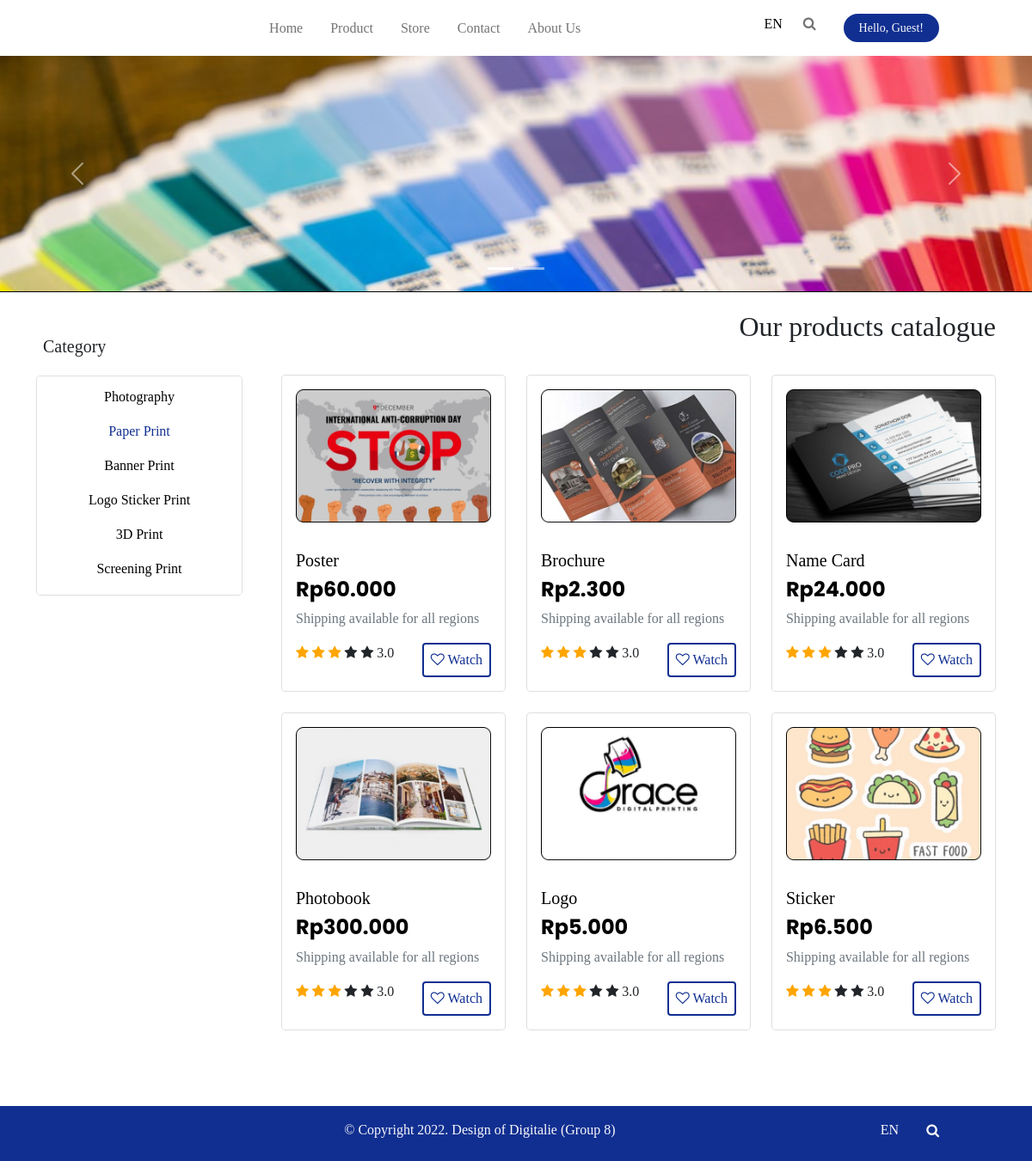
/products.php, run on the app's committed database.
### tables this page shows
CREATE TABLE `produk` (
  `id` int(11) NOT NULL,
  `nama_produk` varchar(255) NOT NULL,
  `deskripsi` varchar(255) NOT NULL,
  `harga_beli` int(11) NOT NULL,
  `harga_jual` int(11) NOT NULL,
  `gambar_produk` varchar(255) NOT NULL,
  `duration` int(50) NOT NULL
);

### products.php (the view, shortened to what this page needs)
<?php
include_once 'conn.php';
if (!isset($_SESSION['id']) == FALSE) {
    $sql = "SELECT id, fname, lname, email, password, phone, address, role FROM users WHERE id = '$_SESSION[id]'";
} else {
    $sql = "SELECT id, fname, lname, email, password, phone, address, role FROM users";
}
$result = $conn->query($sql);
$row = $result->fetch_assoc();
?>
<!doctype html>
<html lang="en">
<head>
    <link rel="stylesheet" href="assets/font/font-face.css">
    <link rel="stylesheet" href="bootstrap_custom.css">
    <link rel="stylesheet" href="style.css">
    <link rel="stylesheet" href="https://cdnjs.cloudflare.com/ajax/libs/font-awesome/4.7.0/css/font-awesome.min.css">
    <link href="https://cdn.jsdelivr.net/npm/bootstrap@5.1.3/dist/css/bootstrap.min.css" rel="stylesheet">
</head>
<body>
    <nav class="navbar navbar-expand-md navbar-light px-6 font-regular" id="navbar">
        <div class="container-fluid">
            <div class="collapse navbar-collapse" id="navbarsExample04">
                <ul class="navbar-nav mx-auto mb-2 mb-md-0">
                    <?php if (isset($_SESSION['role']) && $_SESSION['role'] == "admin") {
                    ?>
                        <?php
                        echo "<li class='nav-item mx-2'><a class='nav-link' aria-current='page' href='index_product.php'>Add Product</a></li><li class='nav-item mx-2'><a class='nav-link' aria-current='page' href='index_material.php'>Add Material</a></li>";
                        ?>
                    <?php } else { ?>
                        <li class="nav-item mx-2">
                            <a class="nav-link" aria-current="page" href="main.php">Home</a>
                        </li>
                        <li class="nav-item mx-2 dropdown">
                            <a class="nav-link dropdown" href="" id="navbarDarkDropdownMenuLink" role="button" data-bs-toggle="dropdown" aria-expanded="false">Product</a>
                        </li>
                        <li class="nav-item mx-2">
                            <a class="nav-link" href="main.php#jump-ourstore">Store</a>
                        </li>
                        <li class="nav-item mx-2">
                            <a class="nav-link" href="main.php#jump-contact">Contact</a>
                        </li>
                        <li class="nav-item mx-2">
                            <a class="nav-link" href="main.php#jump-aboutus">About Us</a>
                        </li>
                    <?php }  ?>
                </ul>
                <ul class="navbar-nav">
                    <li class="nav-item dropdown">
                        <a class="nav-link dropdown font-semibold text-black" href="#" id="navbarDarkDropdownMenuLink" role="button" data-bs-toggle="dropdown" aria-expanded="false">
                            EN
                        </a>
                    </li>
                    <li class="nav-item mx-2">
                        <a class="nav-link" id="search-button" href="#searchForm" data-target="#searchForm" role="button" aria-expanded="false" data-bs-toggle="collapse">
                            <i class="fa fa-search"></i>
                        </a>
                    </li>
                    <li class="nav-item dropdown mx-2">
                        <a class="nav-link dropdown font-semibold text-black" href="#" id="navbarDarkDropdownMenuLink" role="button" data-bs-toggle="dropdown" aria-expanded="false">
                            <?php if (isset($_SESSION['role']) && $_SESSION['role']) {
                            ?>
                                <?php
                                echo "<button class='btn btn-sm font-medium button-theme text-light rounded-pill px-3' type='button'>Hello, " . $row['fname'] . "!" . "</button>";
                                ?>
                            <?php } else { ?>
                                <button class="btn btn-sm font-medium button-theme text-light rounded-pill px-3" type="button">Hello, Guest!</button>
                            <?php }  ?>
                        </a>
                    </li>
            </div>
        </div>
    </nav>
    <div id="carouselExampleIndicators" class="carousel slide" data-bs-ride="carousel">
        <div class="carousel-indicators">
            <button type="button" data-bs-target="#carouselExampleIndicators" data-bs-slide-to="0" class="active" aria-current="true" aria-label="Slide 1"></button>
            <button type="button" data-bs-target="#carouselExampleIndicators" data-bs-slide-to="1" aria-label="Slide 2"></button>
        </div>
        <div class="carousel-inner">
            <div class="carousel-item active">
                <img src="assets/carousel/carousel1.jpg" class="d-block w-100" alt="...">
            </div>
        </div>
        <button class="carousel-control-prev" type="button" data-bs-target="#carouselExampleIndicators" data-bs-slide="prev">
            <span class="carousel-control-prev-icon" aria-hidden="true"></span>
        </button>
        <button class="carousel-control-next" type="button" data-bs-target="#carouselExampleIndicators" data-bs-slide="next">
            <span class="carousel-control-next-icon" aria-hidden="true"></span>
        </button>
    </div>
    <div class="container bg">
        <div class="row">
            <div class="col-md-3 py-5">
                <div class="header font-semibold ps-2 fs-5" style="margin-bottom: 1.2rem;">
                    Category
                </div>
                <div class="card rounded-3 py-1 scroll-sidebar" style="width: 15rem;">
                    <ul class="list-group list-group-flush font-regular text-center">
                        <li class="list-group-item border-0"><a href="#" class="text-decoration-none text-black px-2">Photography</a></li>
                        <li class="list-group-item border-0"><a href="#" class="text-decoration-none px-2 blue-theme">Paper Print</a></li>
                        <li class="list-group-item border-0"><a href="#" class="text-decoration-none text-black px-2">Banner Print</a></li>
                        <li class="list-group-item border-0"><a href="#" class="text-decoration-none text-black px-2">Logo Sticker Print</a></li>
                        <li class="list-group-item border-0"><a href="#" class="text-decoration-none text-black px-2">3D Print</a></li>
                        <li class="list-group-item border-0"><a href="#" class="text-decoration-none text-black px-2">Screening Print</a></li>
                        <li class="list-group-item border-0"><a href="#" class="text-decoration-none text-black px-2">Card Print</a></li>
                    </ul>
                </div>
            </div>
            <div class="col-md-9">
                <div class="header font-semibold py-3 fs-2 text-end">
                    Our products catalogue
                </div>
                <div class="row row-cols-1 row-cols-md-3 g-4 py-3 mb-5">
                    <?php
                    $produk = mysqli_query($conn, "SELECT * FROM produk ORDER BY id ASC LIMIT 6");
                    if (mysqli_num_rows($produk) > 0) {
                        while ($p = mysqli_fetch_array($produk)) {
                    ?>
                            <div class="col">
                                <div class="card h-100 rounded-3 img-hover-zoom">
                                    <a href="checkout.php?id=<?= $p['id'] ?>"><img src="gambar/<?php echo $p['gambar_produk']; ?>" class="card-img-top py-3 px-3" alt="..."></a>
                                    <div class="card-body">
                                        <a href="#" class="text-decoration-none text-black blue-hover">
                                            <h5 class="card-title font-medium"><?php echo $p['nama_produk']; ?></h5>
                                            <h4 class="card-price font-bold">Rp<?php echo number_format($p['harga_jual'], 0, ',', '.'); ?></h2>
                                        </a>
                                        <p class="card-text font-regular text-secondary"><?php echo $p['deskripsi']; ?></p>
                                        <div class="d-flex justify-content-between">
                                            <div class="rating font-regular">
                                                <span class="fa fa-star checked"></span>
                                                <span class="fa fa-star checked"></span>
                                                <span class="fa fa-star checked"></span>
                                                <span class="fa fa-star"></span>
                                                <span class="fa fa-star"></span>
                                                3.0
                                            </div>
                                            <a href="checkout.php?id=<?= $p['id'] ?>"><button class="btn button-theme2 font-regular px-2"><i class="fa fa-heart-o" aria-hidden="true"></i> Watch</button></a>
                                        </div>
                                    </div>
                                </div>
                            </div>
                        <?php }
                    } else { ?>
                        <p>No product available.</p>
                    <?php } ?>
                </div>
            </div>
        </div>
    </div>
    <footer>
        <nav class="navbar bottom navbar-expand-sm navbar-dark blue-background px-6 pb-3">
            <div class="container-fluid">
                <div class="text-light font-regular">© Copyright 2022. Design of Digitalie (Group 8)</div>
                <ul class="navbar-nav">
                    <li class="nav-item dropup mx-2">
                        <a class="nav-link dropup font-semibold text-light" href="#" id="navbarDarkDropdownMenuLinkBottom" role="button" data-bs-toggle="dropdown" aria-expanded="false">
                            EN
                        </a>
                    </li>
                    <li class="nav-item mx-2">
                        <a class="nav-link" id="search-button" href="#searchForm" data-target="#searchForm" role="button" aria-expanded="false" data-bs-toggle="collapse">
                            <i class="fa fa-search text-light"></i>
                        </a>
                    </li>
                </ul>
            </div>
        </nav>
    </footer>
</body>
</html>

### style.css (style rules this page uses)
:root { --blue-theme: #112f91; }
body { margin: 0; padding: 0; }
html { scroll-behavior: smooth !important; }
html,body { overflow-x: hidden; }
.blue-theme { color: var(--blue-theme); }
.blue-background { background-color: var(--blue-theme); }
.container { margin-bottom: 0; }
.active { border-bottom: 1px solid black; transition: 0.5s; }
#navbarsExample04 { transition: height 0.35s ease; }
.font-bold { font-family: "Poppins Bold"; }
.font-semibold { font-family: "Poppins Semibold"; }
.font-regular { font-family: "Poppins Regular"; }
.font-medium { font-family: "Poppins Medium"; }
.checked { color: orange; }
.button-theme { background-color: var(--blue-theme) !important; border: 2px solid var(--blue-theme) !important; }
.button-theme2 { color: var(--blue-theme) !important; background-color: white !important; border: 2px solid var(--blue-theme) !important; }
.scroll-sidebar { max-height: 16rem; overflow-y: auto; }
.img-hover-zoom { height: 300px overflow: hidden; }
.img-hover-zoom img { transition: transform .2s ease; }

### data on the page
produk: gambar_produk (picture), nama_produk "Poster", harga_jual "60.000", deskripsi "Shipping available for all regions"
produk: gambar_produk (picture), nama_produk "Brochure", harga_jual "2.300", deskripsi "Shipping available for all regions"
produk: gambar_produk (picture), nama_produk "Name Card", harga_jual "24.000", deskripsi "Shipping available for all regions"
produk: gambar_produk (picture), nama_produk "Photobook", harga_jual "300.000", deskripsi "Shipping available for all regions"
produk: gambar_produk (picture), nama_produk "Logo", harga_jual "5.000", deskripsi "Shipping available for all regions"
produk: gambar_produk (picture), nama_produk "Sticker", harga_jual "6.500", deskripsi "Shipping available for all regions"
